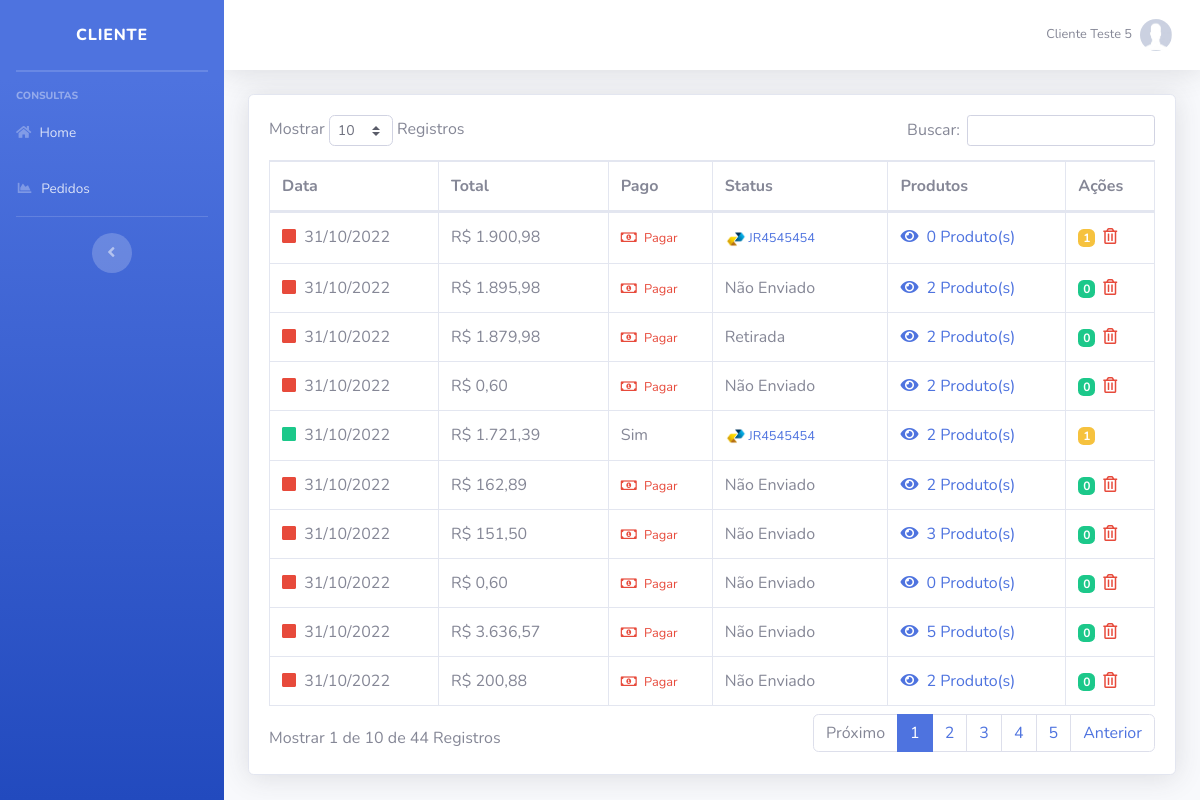
Screenshot of /sistema/painel-cliente/index.php?pag=pedidos (signed in) with the database file from the repository.
### tables this page shows
CREATE TABLE `usuarios` (
  `id` int(11) NOT NULL AUTO_INCREMENT,
  `nome` varchar(50) NOT NULL,
  `cpf` varchar(20) NOT NULL,
  `email` varchar(50) NOT NULL,
  `senha` varchar(35) NOT NULL,
  `senha_crip` varchar(150) NOT NULL,
  `nivel` varchar(20) NOT NULL,
  `imagem` varchar(100) DEFAULT NULL,
  PRIMARY KEY (`id`)
);

CREATE TABLE `vendas` (
  `id` int(11) NOT NULL AUTO_INCREMENT,
  `sub_total` decimal(10,2) NOT NULL,
  `frete` decimal(8,2) NOT NULL,
  `total` decimal(10,2) NOT NULL,
  `id_usuario` int(11) NOT NULL,
  `pago` varchar(5) NOT NULL,
  `data` date NOT NULL,
  `status` varchar(35) NOT NULL,
  `rastreio` varchar(35) DEFAULT NULL,
  `pgto_entrega` varchar(5) DEFAULT NULL,
  `tipo_frete` varchar(20) DEFAULT NULL,
  PRIMARY KEY (`id`)
);

### sistema/painel-cliente/pedidos.php (the view, shortened to what this page needs)
<?php
$pag = "pedidos";
require_once("../../conexao.php");
$id_usuario = @$_SESSION['id_usuario'];
?>
<div class="card shadow mb-4">
  <div class="card-body">
    <div class="table-responsive">
      <table class="table table-bordered" id="dataTable" width="100%" cellspacing="0">
        <thead>
          <tr>
            <th>Data</th>
            <th>Total</th>
            <th>Pago</th>
            <th>Status</th>
            <th>Produtos</th>
            <th>Ações</th>
          </tr>
        </thead>
        <tbody>
         <?php
         $query_ped = $pdo->query("SELECT * FROM vendas where id_usuario = '$id_usuario' order by id desc ");
         $res_ped = $query_ped->fetchAll(PDO::FETCH_ASSOC);
         for ($i=0; $i < @count($res_ped); $i++) {
          $data = $res_ped[$i]['data'];
          $total = $res_ped[$i]['total'];
          $pago = $res_ped[$i]['pago'];
          $status = $res_ped[$i]['status'];
          $rastreio = $res_ped[$i]['rastreio'];
          $id_venda = $res_ped[$i]['id'];
          $data = implode('/', array_reverse(explode('-', $data)));
          $total = number_format($total, 2, ',', '.');
           $quantidade_produtos = 0;
                    $query2 = $pdo->query("SELECT * FROM carrinho where id_venda = '$id_venda' order by id desc ");
                   $res2 = $query2->fetchAll(PDO::FETCH_ASSOC);
                   for ($i2=0; $i2 < count($res2); $i2++) {
                   $quantidade_produtos += $res2[$i2]['quantidade'];
                 }
          ?>
          <tr>
            <td>
              <?php
              if($pago == 'Sim') {
                echo '<i class="fas fa-square mr-1 text-success"></i>';
              }else{
               echo '<i class="fas fa-square mr-1 text-danger"></i>';
             }?>
             <?php echo $data ?>
           </td>
           <td>R$ <?php echo $total ?></td>
           <td>
            <?php if($pago != 'Sim'){  ?>
              <small><a target="_blank" class="text-danger" href="../../checkout.php?id_venda=<?php echo $id_venda ?>" title="Efetuar Pagamento">
                <i class="far fa-money-bill-alt mr-1 text-danger"></i>
              Pagar </a></small>
            <?php }else{ ?>
              <?php echo $pago ?>
            <?php } ?>
          </td>
          <td>
            <?php if($status == 'Enviado'){
              echo '<img src="../../img/correios.png" width"25px" height="25"><a class="text-primary" title="Código de Postagem"><small>'. $rastreio .'</small></a>';
            }else{
              echo $status;
            } ?>
          </td>
          <td>
            <a href="" onclick="verProdutos('<?php echo $id_venda ?>')" title="Ver Produtos">
              <i class="fas fa-eye mr-1 text-primary"></i>
              <?php echo $quantidade_produtos ?> Produto(s)
            </a>
          </td>
          <td>
           <?php
           $query2 = $pdo->query("SELECT * FROM mensagem where id_venda = '$id_venda' order by id desc limit 1");
           $res2 = $query2->fetchAll(PDO::FETCH_ASSOC);
           $usuario_ultimo = @$res2[0]['usuario'];
           $total_msg = @count($res2);
           if($usuario_ultimo == 'Admin'){
            ?>
            <a href="index.php?pag=<?php echo $pag ?>&funcao=mensagem&id=<?php echo $id_venda ?>" class=' mr-1' title='Enviar Mensagem'> <span class="badge badge-warning"><?php echo $total_msg ?></span></a>
          <?php }else{ ?>
           <a href="index.php?pag=<?php echo $pag ?>&funcao=mensagem&id=<?php echo $id_venda ?>" class=' mr-1' title='Enviar Mensagem'> <span class="badge badge-success">0</span></a>
         <?php } ?>
         <?php if($pago != 'Sim'){  ?>
          <a href="index.php?pag=<?php echo $pag ?>&funcao=excluir&id=<?php echo $id_venda ?>" class='text-danger mr-1' title='Excluir Registro'><i class='far fa-trash-alt'></i></a>
        <?php } ?>
      </td>
    </tr>
  <?php } ?>
</tbody>
</table>
</div>
</div>
</div>

### sistema/painel-cliente/index.php (shortened to what this page needs)
<?php
require_once("../../conexao.php");
$pag = @$_GET["pag"];
$menu1 = "pedidos";
$res = $pdo->query("SELECT * FROM usuarios where id = '$_SESSION[id_usuario]'");
$dados = $res->fetchAll(PDO::FETCH_ASSOC);
$nome_usu = @$dados[0]['nome'];
?>
<!DOCTYPE html>
<html lang="en">
<head>
    <link href="../vendor/fontawesome-free/css/all.min.css" rel="stylesheet" type="text/css">
    <link href="../css/sb-admin-2.min.css" rel="stylesheet">
    <link href="../css/style.css" rel="stylesheet">
    <link href="../vendor/datatables/dataTables.bootstrap4.min.css" rel="stylesheet">
</head>
<body id="page-top">
    <div id="wrapper">
        <ul class="navbar-nav bg-gradient-primary sidebar sidebar-dark accordion" id="accordionSidebar">
            <a class="sidebar-brand d-flex align-items-center justify-content-center" href="index.php">
                <div class="sidebar-brand-text mx-3">Cliente</div>
            </a>
            <hr class="sidebar-divider my-0">
            <hr class="sidebar-divider">
            <div class="sidebar-heading">
                Consultas
            </div>
              <li class="nav-item">
                <a class="nav-link" href="index.php">
                    <i class="fas fa-home fa-chart-area"></i>
                    <span>Home</span></a>
                </li>
             <li class="nav-item">
                <a class="nav-link" href="index.php?pag=<?php echo $menu1 ?>">
                    <i class="fas fa-fw fa-chart-area"></i>
                    <span>Pedidos</span></a>
                </li>
                        <hr class="sidebar-divider d-none d-md-block">
                        <div class="text-center d-none d-md-inline">
                            <button class="rounded-circle border-0" id="sidebarToggle"></button>
                        </div>
                    </ul>
                    <div id="content-wrapper" class="d-flex flex-column">
                        <div id="content">
                            <nav class="navbar navbar-expand navbar-light bg-white topbar mb-4 static-top shadow">
                                <ul class="navbar-nav ml-auto">
                                    <li class="nav-item dropdown no-arrow">
                                        <a class="nav-link dropdown-toggle" href="#" id="userDropdown" role="button" data-toggle="dropdown" aria-haspopup="true" aria-expanded="false">
                                            <span class="mr-2 d-none d-lg-inline text-gray-600 small"><?php echo @$nome_usu ?></span>
                                            <img class="img-profile rounded-circle" src="../../img/sem-foto.jpg">
                                        </a>
                                    </li>
                                </ul>
                            </nav>
                            <div class="container-fluid">
                                <?php if ($pag == null) {
                                    include_once("home.php");
                                } else if ($pag==$menu1) {
                                    include_once($menu1.".php");
                                } else {
                                    include_once("home.php");
                                }
                                ?>
                            </div>
                        </div>
                    </div>
                </div>
            </body>
            </html>

### rows the page displays
usuarios: nome "Cliente Teste 5"
vendas: pago "Não" (drawn), data "31/10/2022", total "1.900,98", rastreio "JR4545454", quantidade_produtos "0", total_msg "1"
vendas: pago "Não" (drawn), data "31/10/2022", total "1.895,98", status "Não Enviado", quantidade_produtos "2"
vendas: pago "Não" (drawn), data "31/10/2022", total "1.879,98", status "Retirada", quantidade_produtos "2"
vendas: pago "Não" (drawn), data "31/10/2022", total "0,60", status "Não Enviado", quantidade_produtos "2"
vendas: data "31/10/2022", total "1.721,39", pago "Sim", rastreio "JR4545454", quantidade_produtos "2", total_msg "1"
vendas: pago "Não" (drawn), data "31/10/2022", total "162,89", status "Não Enviado", quantidade_produtos "2"
vendas: pago "Não" (drawn), data "31/10/2022", total "151,50", status "Não Enviado", quantidade_produtos "3"
vendas: pago "Não" (drawn), data "31/10/2022", total "0,60", status "Não Enviado", quantidade_produtos "0"
vendas: pago "Não" (drawn), data "31/10/2022", total "3.636,57", status "Não Enviado", quantidade_produtos "5"
vendas: pago "Não" (drawn), data "31/10/2022", total "200,88", status "Não Enviado", quantidade_produtos "2"
